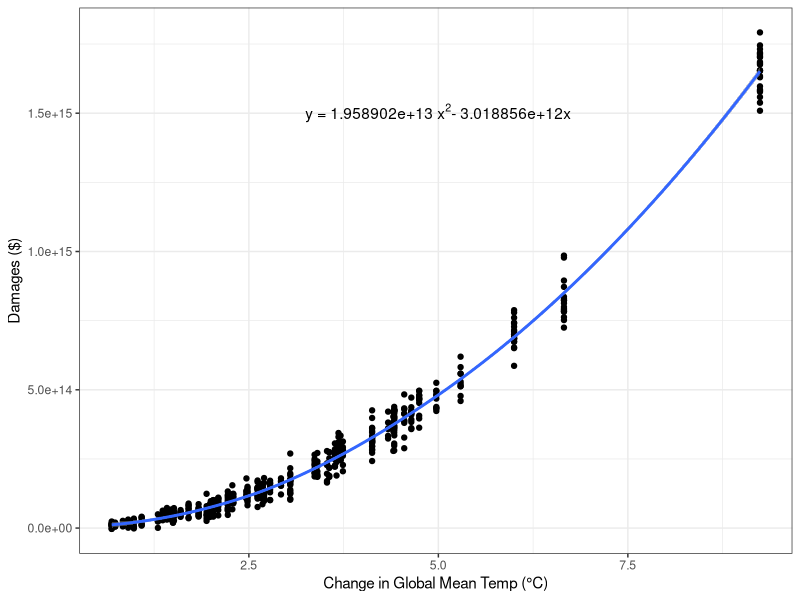
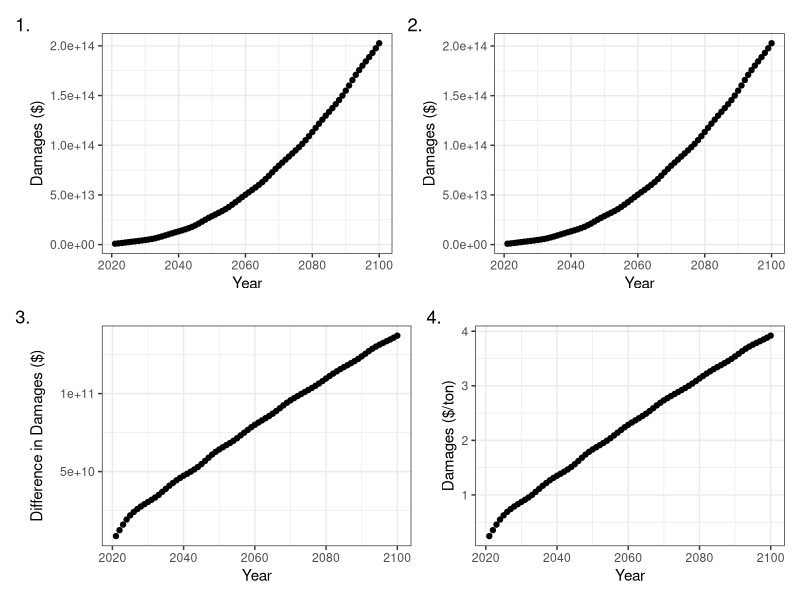
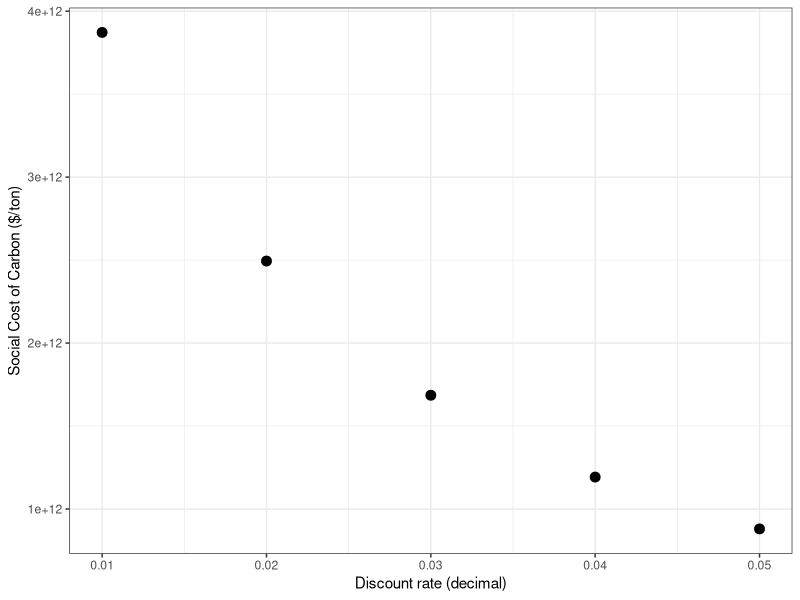
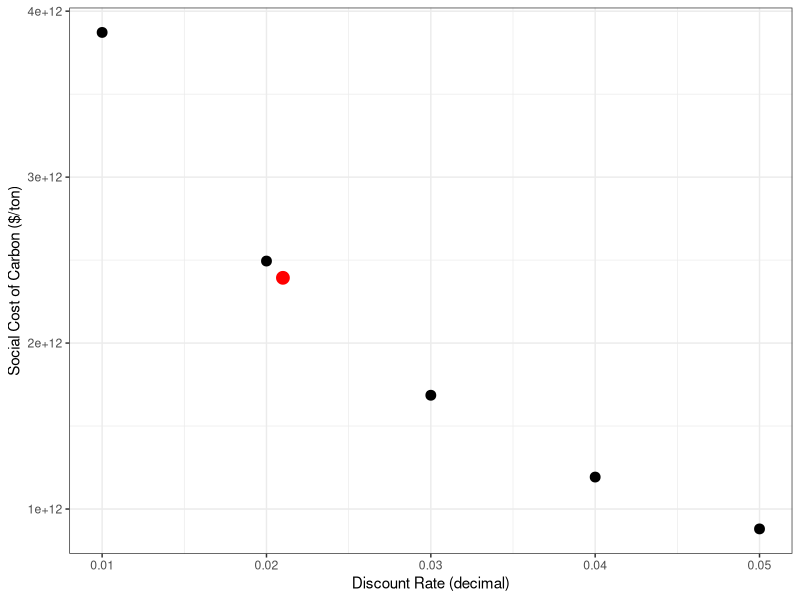

Source code (R) for these figures, in order:
## ---- chunk 1
knitr::opts_chunk$set(echo = TRUE)
library(tidyverse)
library(here)
library(ggpubr)
library(patchwork)
## ---- chunk 2
#read data
dam <- read.csv(here("data/damages.csv"))
warm <- read.csv("data/warming.csv")
## ---- chunk 3
#Question 1
#dam^2
dam <- dam %>% 
  mutate(warm2 = warming^2)

#dam_lm
dam_lm <- lm(damages ~ warming + warm2, data=dam)

dam_lm[["coefficients"]][["(Intercept)"]] <- 0

#plot
dam_plot <- ggplot(data=dam) +
  geom_point(aes(x=warming, y=damages)) +
  stat_smooth(data=dam_lm, aes(x=warming, y=damages)) +
  labs(x = "Change in Global Mean Temp (°C)", y = "Damages ($)") +
  annotate(geom = "text", x=5.0, y=1500000000000000, label= expression("y = 1.958902e+13 x"^2*"- 3.018856e+12x" )) +
  theme_bw()

dam_plot
## ---- chunk 4
#Question 2
x <-dam_lm[["coefficients"]][["warming"]]
x2 <-dam_lm[["coefficients"]][["warm2"]]
int <-dam_lm[["coefficients"]][["(Intercept)"]]

warm <- warm %>% 
  mutate(dam_base = (warming_baseline*x) + ((warming_baseline)^2*x2) + int,
         dam_pulse = (warming_pulse*x) + ((warming_pulse)^2*x2) + int,
         dam_diff = dam_pulse - dam_base,
         dam_ton = dam_diff/35000000000)

#graphs
dam_base_plot <- ggplot(data = warm) +
  geom_point(aes(x=year, y=dam_base)) +
  labs(x = "Year", y = "Damages ($)") +
  theme_bw()

dam_pulse_plot <- ggplot(data = warm) +
  geom_point(aes(x=year, y=dam_pulse)) +
  labs(x = "Year", y = "Damages ($)") +
  theme_bw()

dam_diff_plot <- ggplot(data = warm) +
  geom_point(aes(x=year, y=dam_diff)) +
  labs(x = "Year", y = "Difference in Damages ($)") +
  theme_bw()

dam_ton_plot <- ggplot(data = warm) +
  geom_point(aes(x=year, y=dam_ton)) +
  labs(x = "Year", y = "Damages ($/ton)") +
  theme_bw()

q2_patched <- (dam_base_plot + dam_pulse_plot) / (dam_diff_plot + dam_ton_plot)

q2_patched + plot_annotation(tag_levels = "1", tag_suffix = ".")
## ---- chunk 5
#Question 3
warm <- warm %>%
  mutate(scc1 = dam_diff/ (1+0.01)^X,
         scc2 = dam_diff/ (1+0.02)^X,
         scc3 = dam_diff/ (1+0.03)^X,
         scc4 = dam_diff/ (1+0.04)^X,
         scc5 = dam_diff/ (1+0.05)^X) %>% 
  mutate(scc1_sum = sum(scc1),
         scc2_sum = sum(scc2),
         scc3_sum = sum(scc3),
         scc4_sum = sum(scc4),
         scc5_sum = sum(scc5))

scc_df <- data.frame(c(0.01, 0.02, 0.03, 0.04, 0.05)) %>% 
  cbind(c(warm$scc1_sum[1], warm$scc2_sum[1], warm$scc3_sum[1], warm$scc4_sum[1], warm$scc5_sum[1]))

colnames(scc_df) <- c("rate", "scc_sum")

scc_plot <- ggplot(data = scc_df) +
  geom_point(aes(x=rate, y=scc_sum), size = 3) +
  labs(y = "Social Cost of Carbon ($/ton)", x = "Discount rate (decimal)") +
  theme_bw()

scc_plot
## ---- chunk 6
#Question 4
rams <- 0.001+(2*0.01)

warm <- warm %>%
  mutate(sccrams = dam_diff/ (1+rams)^X) %>% 
  mutate(sccrams_sum = sum(sccrams))

sccrams_df <- data.frame(c(0.01, 0.02, 0.03, 0.04, 0.05, rams)) %>% 
  cbind(c(warm$scc1_sum[1], warm$scc2_sum[1], warm$scc3_sum[1], warm$scc4_sum[1], warm$scc5_sum[1], warm$sccrams_sum[1]))

colnames(sccrams_df) <- c("rate", "scc_sum")

rams_pt <- subset(sccrams_df, rate == 0.021)

scc_plotq4 <- ggplot(data = scc_df) +
  geom_point(aes(x=rate, y=scc_sum), size = 3) +
  geom_point(data = rams_pt, aes(x=rate, y=scc_sum), color = "red", size = 4) +
  labs(x = "Discount Rate (decimal)", y = "Social Cost of Carbon ($/ton)") +
  theme_bw()

scc_plotq4
## ---- chunk 7
#Question 5

#policy A
warm5A <- warm %>% 
  select(X, year, warming_baseline, dam_base) %>% 
  mutate(dam_base_sc = (dam_base/ (1+0.02)^X),
         warming_1.5 = warming_baseline * 1.5,
         dam_1.5 = (warming_1.5*x) + ((warming_1.5)^2*x2),
         dam_1.5_sc = (dam_1.5/ (1+0.02)^X))

dam_base_sum <- sum(warm5A$dam_base_sc) * .5
dam_1.5_sum <- sum(warm5A$dam_1.5_sc) * .5

expect_val_A <- dam_base_sum + dam_1.5_sum

#policy B
warm5B <- warm %>% 
  select(X, year, warming_baseline) %>% 
  mutate(warming = case_when(
    year < 2050 ~ warming_baseline,
    year >= 2050 ~ 1.29),
    dam_b = (warming*x) + ((warming)^2*x2),
    dam_b_sc = dam_b/ (1+0.02)^X
  )

expect_val_B <- sum(warm5B$dam_b_sc)

#what is X for policy B?
X_polB <- expect_val_A - expect_val_B
